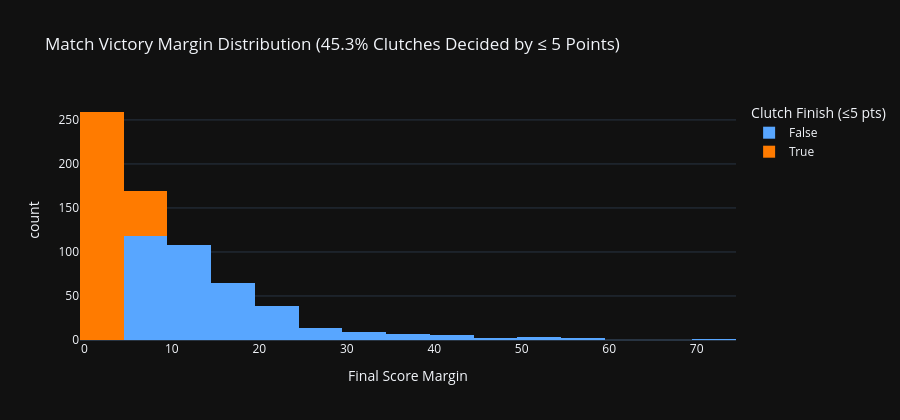

The notebook cell saved with this chart:
### Markdown cell above
### ⏱️ Step 9: Match Victory Margin & Clutch Finishes (≤ 5 Points)

### Code cell
team_margins = df_teams.groupby('match_id')['score'].agg(
    lambda s: abs(s.iloc[0] - s.iloc[1]) if len(s) == 2 else 0
).reset_index()
team_margins.columns = ['match_id', 'margin']
team_margins['is_close_match'] = team_margins['margin'] <= 5

close_count = team_margins['is_close_match'].sum()
close_pct = (close_count / len(team_margins)) * 100

fig_margin = px.histogram(
    team_margins,
    x='margin',
    nbins=25,
    title=f"Match Victory Margin Distribution ({close_pct:.1f}% Clutches Decided by ≤ 5 Points)",
    color='is_close_match',
    color_discrete_map={True: '#ff7b00', False: '#58a6ff'},
    labels={'margin': 'Final Score Margin', 'is_close_match': 'Clutch Finish (≤5 pts)'},
    template="plotly_dark",
    height=420
)
fig_margin.show()

### Figure 1 — Plotly figure (JSON) as saved in the notebook; plotly's stock layout.template omitted (floating-point values rounded to 4 significant figures; data arrays with more than 128 entries replaced by an {"elided": "..."} marker saying what was removed)
{"data": [{"bingroup": "x", "hovertemplate": "Clutch Finish (≤5 pts)=False<br>Final Score Margin=%{x}<br>count=%{y}<extra></extra>", "legendgroup": "False", "marker": {"color": "#58a6ff", "pattern": {"shape": ""}}, "name": "False", "nbinsx": 25, "orientation": "v", "showlegend": true, "type": "histogram", "x": {"elided": "374 int values"}, "xaxis": "x", "yaxis": "y"}, {"bingroup": "x", "hovertemplate": "Clutch Finish (≤5 pts)=True<br>Final Score Margin=%{x}<br>count=%{y}<extra></extra>", "legendgroup": "True", "marker": {"color": "#ff7b00", "pattern": {"shape": ""}}, "name": "True", "nbinsx": 25, "orientation": "v", "showlegend": true, "type": "histogram", "x": {"elided": "310 int values"}, "xaxis": "x", "yaxis": "y"}], "layout": {"barmode": "relative", "height": 420, "legend": {"title": {"text": "Clutch Finish (≤5 pts)"}, "tracegroupgap": 0}, "title": {"text": "Match Victory Margin Distribution (45.3% Clutches Decided by ≤ 5 Points)"}, "xaxis": {"anchor": "y", "domain": [0.0, 1.0], "title": {"text": "Final Score Margin"}}, "yaxis": {"anchor": "x", "domain": [0.0, 1.0], "title": {"text": "count"}}}}
